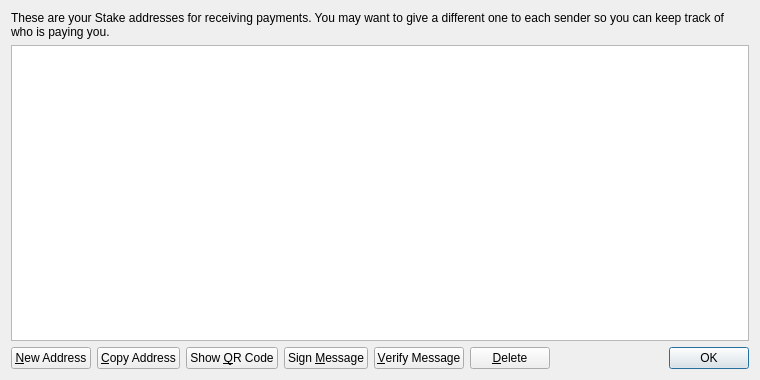
<?xml version="1.0" encoding="UTF-8"?>
<ui version="4.0">
 <class>AddressBookPage</class>
 <widget class="QWidget" name="AddressBookPage">
  <property name="geometry">
   <rect>
    <x>0</x>
    <y>0</y>
    <width>760</width>
    <height>380</height>
   </rect>
  </property>
  <property name="windowTitle">
   <string>Address Book</string>
  </property>
  <layout class="QVBoxLayout" name="verticalLayout">
   <item>
    <widget class="QLabel" name="labelExplanation">
     <property name="text">
      <string>These are your Stake addresses for receiving payments. You may want to give a different one to each sender so you can keep track of who is paying you.</string>
     </property>
     <property name="textFormat">
      <enum>Qt::PlainText</enum>
     </property>
     <property name="wordWrap">
      <bool>true</bool>
     </property>
    </widget>
   </item>
   <item>
    <widget class="QTableView" name="tableView">
     <property name="contextMenuPolicy">
      <enum>Qt::CustomContextMenu</enum>
     </property>
     <property name="toolTip">
      <string>Double-click to edit address or label</string>
     </property>
     <property name="tabKeyNavigation">
      <bool>false</bool>
     </property>
     <property name="selectionMode">
      <enum>QAbstractItemView::SingleSelection</enum>
     </property>
     <property name="selectionBehavior">
      <enum>QAbstractItemView::SelectRows</enum>
     </property>
     <property name="sortingEnabled">
      <bool>true</bool>
     </property>
     <attribute name="verticalHeaderVisible">
      <bool>false</bool>
     </attribute>
    </widget>
   </item>
   <item>
    <layout class="QHBoxLayout" name="horizontalLayout">
     <item>
      <widget class="QPushButton" name="newAddressButton">
       <property name="toolTip">
        <string>Create a new address</string>
       </property>
       <property name="text">
        <string>&amp;New Address</string>
       </property>
      </widget>
     </item>
     <item>
      <widget class="QPushButton" name="copyToClipboard">
       <property name="toolTip">
        <string>Copy the currently selected address to the system clipboard</string>
       </property>
       <property name="text">
        <string>&amp;Copy Address</string>
       </property>
      </widget>
     </item>
     <item>
      <widget class="QPushButton" name="showQRCode">
       <property name="text">
        <string>Show &amp;QR Code</string>
       </property>
      </widget>
     </item>
     <item>
      <widget class="QPushButton" name="signMessage">
       <property name="toolTip">
        <string>Sign a message to prove you own a Stake address</string>
       </property>
       <property name="text">
        <string>Sign &amp;Message</string>
       </property>
      </widget>
     </item>
     <item>
      <widget class="QPushButton" name="verifyMessage">
       <property name="toolTip">
        <string>Verify a message to ensure it was signed with a specified Stake address</string>
       </property>
       <property name="text">
        <string>&amp;Verify Message</string>
       </property>
      </widget>
     </item>
     <item>
      <widget class="QPushButton" name="deleteButton">
       <property name="toolTip">
        <string>Delete the currently selected address from the list</string>
       </property>
       <property name="text">
        <string>&amp;Delete</string>
       </property>
      </widget>
     </item>
     <item>
      <spacer name="horizontalSpacer">
       <property name="orientation">
        <enum>Qt::Horizontal</enum>
       </property>
       <property name="sizeHint" stdset="0">
        <size>
         <width>40</width>
         <height>20</height>
        </size>
       </property>
      </spacer>
     </item>
     <item>
      <widget class="QDialogButtonBox" name="buttonBox">
       <property name="sizePolicy">
        <sizepolicy hsizetype="Maximum" vsizetype="Fixed">
         <horstretch>0</horstretch>
         <verstretch>0</verstretch>
        </sizepolicy>
       </property>
       <property name="standardButtons">
        <set>QDialogButtonBox::Ok</set>
       </property>
      </widget>
     </item>
    </layout>
   </item>
  </layout>
 </widget>
 <resources>
  <include location="../bitcoin.qrc"/>
 </resources>
 <connections/>
</ui>
